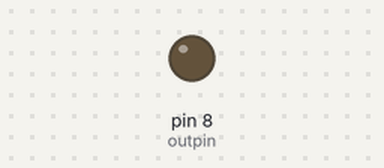
Bench run of a sketch on a simulated Arduino Uno, built with avr-gcc and run on an emulated ATmega328P. Shown: output pins drawn as LEDs (lit = HIGH).

Above: at 0.2 s.
At 1.0 s:
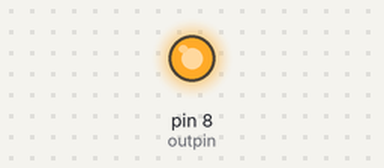
Timing chart, 0 to 5.9 s (numbered marks = the images above):
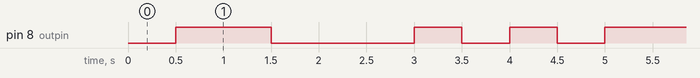

Measured:
- by itself, pin 8 (outpin): repeats every 4.5 s: LOW 1.5 s, 2 × (HIGH 0.50 s, LOW 0.50 s), HIGH 1.0 s
- by itself, everything shown: repeats every 4.5 s, in 6 steps

The sketch:

hkadai3_1_transmitter.ino
```cpp
int outpin = 8;
byte data = B0100011;
void setup() {
  pinMode(outpin, OUTPUT);
  digitalWrite(outpin, HIGH);
  }
  void loop() {
    digitalWrite(outpin, 0);
    delay(500);
    for (int i = 0; i < 7; i++) {
      digitalWrite(outpin, bitRead(data, i));
      delay(500);
      }
      digitalWrite(outpin, 1);
      delay(500);
     }
```
